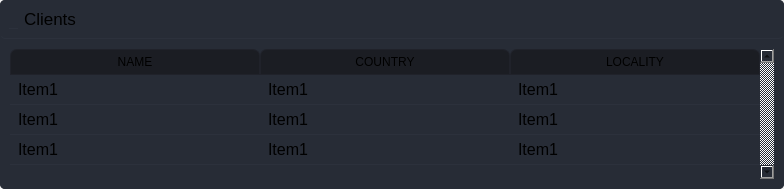
                     <widget class="QWidget" name="clients_page">
                      <layout class="QGridLayout" name="gridLayout_2">
                       <property name="leftMargin">
                        <number>0</number>
                       </property>
                       <property name="topMargin">
                        <number>0</number>
                       </property>
                       <property name="rightMargin">
                        <number>0</number>
                       </property>
                       <property name="bottomMargin">
                        <number>0</number>
                       </property>
                       <property name="spacing">
                        <number>0</number>
                       </property>
                       <item row="0" column="0">
                        <widget class="QFrame" name="clients_frame">
                         <property name="font">
                          <font>
                           <pointsize>10</pointsize>
                          </font>
                         </property>
                         <property name="styleSheet">
                          <string notr="true">background-color: rgb(39, 44, 54);
border-radius: 5px;</string>
                         </property>
                         <property name="frameShape">
                          <enum>QFrame::NoFrame</enum>
                         </property>
                         <property name="frameShadow">
                          <enum>QFrame::Raised</enum>
                         </property>
                         <layout class="QGridLayout" name="gridLayout_18">
                          <property name="leftMargin">
                           <number>0</number>
                          </property>
                          <property name="topMargin">
                           <number>0</number>
                          </property>
                          <property name="rightMargin">
                           <number>0</number>
                          </property>
                          <property name="bottomMargin">
                           <number>0</number>
                          </property>
                          <property name="spacing">
                           <number>0</number>
                          </property>
                          <item row="0" column="0">
                           <widget class="QFrame" name="clients_top_frame">
                            <property name="styleSheet">
                             <string notr="true">QFrame{border-bottom:1px solid  rgb(44, 49, 60);}</string>
                            </property>
                            <property name="frameShape">
                             <enum>QFrame::StyledPanel</enum>
                            </property>
                            <property name="frameShadow">
                             <enum>QFrame::Raised</enum>
                            </property>
                            <layout class="QHBoxLayout" name="horizontalLayout_10">
                             <item>
                              <widget class="QLabel" name="label_3">
                               <property name="font">
                                <font>
                                 <pointsize>12</pointsize>
                                </font>
                               </property>
                               <property name="text">
                                <string/>
                               </property>
                               <property name="pixmap">
                                <pixmap resource="../files.qrc">:/16x16/icons/16x16/cil-user.png</pixmap>
                               </property>
                               <property name="scaledContents">
                                <bool>false</bool>
                               </property>
                              </widget>
                             </item>
                             <item>
                              <widget class="QLabel" name="clients_label">
                               <property name="font">
                                <font>
                                 <family>Segoe UI</family>
                                 <pointsize>13</pointsize>
                                </font>
                               </property>
                               <property name="styleSheet">
                                <string notr="true">QLabel{border:none}</string>
                               </property>
                               <property name="text">
                                <string>Clients</string>
                               </property>
                              </widget>
                             </item>
                             <item>
                              <spacer name="horizontalSpacer_4">
                               <property name="orientation">
                                <enum>Qt::Horizontal</enum>
                               </property>
                               <property name="sizeHint" stdset="0">
                                <size>
                                 <width>40</width>
                                 <height>20</height>
                                </size>
                               </property>
                              </spacer>
                             </item>
                             <item>
                              <widget class="QPushButton" name="cli_add_btn">
                               <property name="cursor">
                                <cursorShape>PointingHandCursor</cursorShape>
                               </property>
                               <property name="toolTip">
                                <string>Add Client</string>
                               </property>
                               <property name="text">
                                <string/>
                               </property>
                               <property name="icon">
                                <iconset>
                                 <normaloff>:/24x24/baseline_note_add_white_24dp.png</normaloff>:/24x24/baseline_note_add_white_24dp.png</iconset>
                               </property>
                               <property name="iconSize">
                                <size>
                                 <width>24</width>
                                 <height>24</height>
                                </size>
                               </property>
                               <property name="flat">
                                <bool>true</bool>
                               </property>
                              </widget>
                             </item>
                            </layout>
                           </widget>
                          </item>
                          <item row="1" column="0">
                           <widget class="QTableWidget" name="cli_table">
                            <property name="font">
                             <font>
                              <family>Segoe UI</family>
                              <pointsize>12</pointsize>
                             </font>
                            </property>
                            <property name="focusPolicy">
                             <enum>Qt::NoFocus</enum>
                            </property>
                            <property name="styleSheet">
                             <string notr="true">QTableWidget {	
	background-color: rgb(39, 44, 54);
	padding: 10px;
	border-radius: 5px;
}

QTableWidget::item{
	padding-left: 5px;
	padding-right: 5px;
	border-bottom: 1px solid rgb(44, 49, 60);
}
QTableWidget::item:selected{
	background-color: rgb(28, 32, 40);
}
QScrollBar:horizontal {
    border: none;
    background: rgb(52, 59, 72);
    height: 14px;
    margin: 0px 21px 0 21px;
	border-radius: 0px;
}
 QScrollBar:vertical {
	border: none;
    background: rgb(52, 59, 72);
    width: 14px;
    margin: 21px 0 21px 0;
	border-radius: 0px;
 }
QHeaderView::section{
	Background-color: rgb(39, 44, 54);
	max-width: 30px;
	border: 1px solid rgb(44, 49, 60);
	border-style: none;
    border-bottom: 1px solid rgb(44, 49, 60);
    border-right: 1px solid rgb(44, 49, 60);
}
QTableWidget::horizontalHeader {	
	background-color: rgb(81, 255, 0);
}
QHeaderView::section:horizontal
{
    border: 1px solid rgb(32, 34, 42);
	background-color: rgb(27, 29, 35);
	padding: 3px;
	border-top-left-radius: 7px;
    border-top-right-radius: 7px;
}
QHeaderView::section:vertical
{
    border: 1px solid rgb(44, 49, 60);
}

</string>
                            </property>
                            <property name="frameShape">
                             <enum>QFrame::NoFrame</enum>
                            </property>
                            <property name="frameShadow">
                             <enum>QFrame::Raised</enum>
                            </property>
                            <property name="verticalScrollBarPolicy">
                             <enum>Qt::ScrollBarAlwaysOn</enum>
                            </property>
                            <property name="sizeAdjustPolicy">
                             <enum>QAbstractScrollArea::AdjustToContents</enum>
                            </property>
                            <property name="editTriggers">
                             <set>QAbstractItemView::NoEditTriggers</set>
                            </property>
                            <property name="alternatingRowColors">
                             <bool>false</bool>
                            </property>
                            <property name="selectionMode">
                             <enum>QAbstractItemView::SingleSelection</enum>
                            </property>
                            <property name="selectionBehavior">
                             <enum>QAbstractItemView::SelectRows</enum>
                            </property>
                            <property name="showGrid">
                             <bool>false</bool>
                            </property>
                            <property name="gridStyle">
                             <enum>Qt::DashLine</enum>
                            </property>
                            <property name="sortingEnabled">
                             <bool>true</bool>
                            </property>
                            <property name="wordWrap">
                             <bool>true</bool>
                            </property>
                            <property name="rowCount">
                             <number>3</number>
                            </property>
                            <attribute name="horizontalHeaderDefaultSectionSize">
                             <number>250</number>
                            </attribute>
                            <attribute name="verticalHeaderVisible">
                             <bool>false</bool>
                            </attribute>
                            <row>
                             <property name="text">
                              <string>New Row</string>
                             </property>
                            </row>
                            <row>
                             <property name="text">
                              <string>New Row</string>
                             </property>
                            </row>
                            <row>
                             <property name="text">
                              <string>New Row</string>
                             </property>
                            </row>
                            <column>
                             <property name="text">
                              <string>NAME</string>
                             </property>
                            </column>
                            <column>
                             <property name="text">
                              <string>COUNTRY</string>
                             </property>
                            </column>
                            <column>
                             <property name="text">
                              <string>LOCALITY</string>
                             </property>
                            </column>
                            <item row="0" column="0">
                             <property name="text">
                              <string>Item1</string>
                             </property>
                            </item>
                            <item row="0" column="1">
                             <property name="text">
                              <string>Item1</string>
                             </property>
                             <property name="background">
                              <brush brushstyle="SolidPattern">
                               <color alpha="255">
                                <red>255</red>
                                <green>170</green>
                                <blue>127</blue>
                               </color>
                              </brush>
                             </property>
                            </item>
                            <item row="0" column="2">
                             <property name="text">
                              <string>Item1</string>
                             </property>
                            </item>
                            <item row="1" column="0">
                             <property name="text">
                              <string>Item1</string>
                             </property>
                            </item>
                            <item row="1" column="1">
                             <property name="text">
                              <string>Item1</string>
                             </property>
                            </item>
                            <item row="1" column="2">
                             <property name="text">
                              <string>Item1</string>
                             </property>
                            </item>
                            <item row="2" column="0">
                             <property name="text">
                              <string>Item1</string>
                             </property>
                            </item>
                            <item row="2" column="1">
                             <property name="text">
                              <string>Item1</string>
                             </property>
                            </item>
                            <item row="2" column="2">
                             <property name="text">
                              <string>Item1</string>
                             </property>
                            </item>
                           </widget>
                          </item>
                         </layout>
                        </widget>
                       </item>
                      </layout>
                     </widget>
